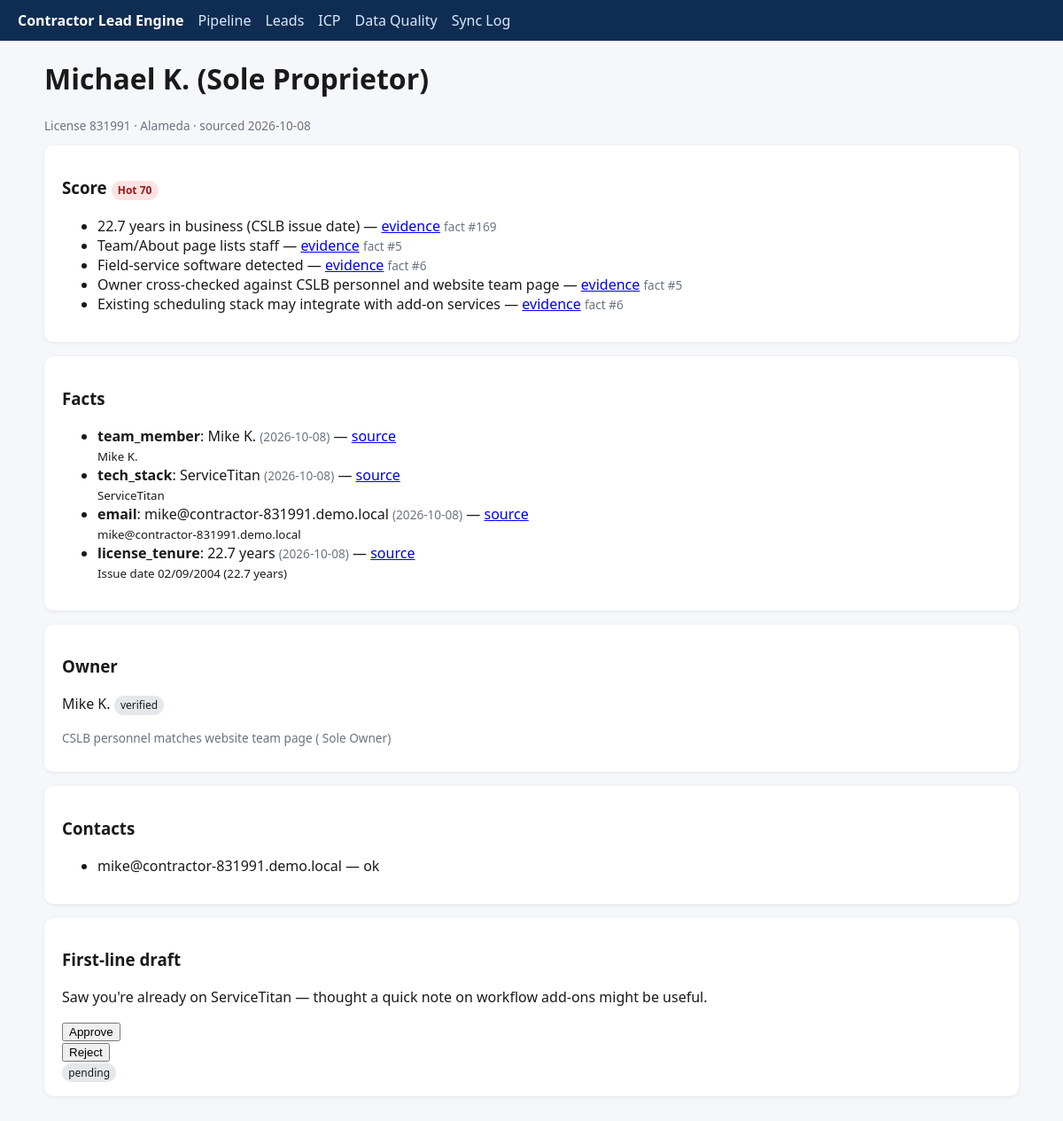
Page /leads/3 on the committed database.
### app/db/models.py (models this page shows)
class Company(Base):
    __tablename__ = "companies"
    id: Mapped[int] = mapped_column(Integer, primary_key=True)
    license_number: Mapped[str] = mapped_column(String(32), unique=True, index=True)
    business_name: Mapped[str] = mapped_column(String(512))
    business_type: Mapped[str | None] = mapped_column(String(128))
    address: Mapped[str | None] = mapped_column(String(512))
    city: Mapped[str | None] = mapped_column(String(128))
    state: Mapped[str | None] = mapped_column(String(8))
    zip_code: Mapped[str | None] = mapped_column(String(16))
    county: Mapped[str | None] = mapped_column(String(64), index=True)
    phone_raw: Mapped[str | None] = mapped_column(String(64))
    phone_e164: Mapped[str | None] = mapped_column(String(32), index=True)
    phone_type: Mapped[str | None] = mapped_column(String(32))
    domain: Mapped[str | None] = mapped_column(String(255), index=True)
    website_url: Mapped[str | None] = mapped_column(String(512))
    classifications: Mapped[str | None] = mapped_column(String(128))
    license_status: Mapped[str | None] = mapped_column(String(64))
    issue_date: Mapped[str | None] = mapped_column(String(32))
    expiration_date: Mapped[str | None] = mapped_column(String(32))
    years_in_business: Mapped[float | None] = mapped_column(Float)
    source_url: Mapped[str] = mapped_column(String(512))
    sourced_at: Mapped[str] = mapped_column(String(32))
    merge_cluster_id: Mapped[int | None] = mapped_column(Integer, index=True)
    is_primary_in_cluster: Mapped[bool] = mapped_column(Boolean, default=True)
    pipeline_stage: Mapped[str | None] = mapped_column(String(64))
    excluded_reason: Mapped[str | None] = mapped_column(String(256))
    suppressed: Mapped[bool] = mapped_column(Boolean, default=False)
    suppression_reason: Mapped[str | None] = mapped_column(String(256))
    owner_name: Mapped[str | None] = mapped_column(String(256))
    owner_status: Mapped[str | None] = mapped_column(String(32))
    owner_evidence: Mapped[str | None] = mapped_column(Text)
    mock_site_slug: Mapped[str | None] = mapped_column(String(128))
    synthetic: Mapped[bool] = mapped_column(Boolean, default=False)
    people: Mapped[list["Person"]] = relationship(back_populates="company")
    contacts: Mapped[list["Contact"]] = relationship(back_populates="company")
    facts: Mapped[list["Fact"]] = relationship(back_populates="company")
    signals: Mapped[list["Signal"]] = relationship(back_populates="company")
    scores: Mapped[list["Score"]] = relationship(back_populates="company")
    drafts: Mapped[list["Draft"]] = relationship(back_populates="company")

class Score(Base):
    __tablename__ = "scores"
    id: Mapped[int] = mapped_column(Integer, primary_key=True)
    company_id: Mapped[int] = mapped_column(ForeignKey("companies.id"), index=True)
    icp_version: Mapped[str] = mapped_column(String(64))
    score: Mapped[int] = mapped_column(Integer)
    tier: Mapped[str] = mapped_column(String(16), index=True)
    reasons_json: Mapped[list[dict[str, Any]]] = mapped_column(JSON, default=list)
    created_at: Mapped[str] = mapped_column(String(32))
    company: Mapped[Company] = relationship(back_populates="scores")

class Fact(Base):
    __tablename__ = "facts"
    id: Mapped[int] = mapped_column(Integer, primary_key=True)
    company_id: Mapped[int] = mapped_column(ForeignKey("companies.id"), index=True)
    kind: Mapped[str] = mapped_column(String(64), index=True)
    value: Mapped[str] = mapped_column(Text)
    evidence_url: Mapped[str] = mapped_column(String(512))
    snippet: Mapped[str] = mapped_column(Text)
    observed_at: Mapped[str] = mapped_column(String(32))
    company: Mapped[Company] = relationship(back_populates="facts")

class Contact(Base):
    __tablename__ = "contacts"
    id: Mapped[int] = mapped_column(Integer, primary_key=True)
    company_id: Mapped[int] = mapped_column(ForeignKey("companies.id"), index=True)
    contact_type: Mapped[str] = mapped_column(String(16))
    value: Mapped[str] = mapped_column(String(256), index=True)
    status: Mapped[str] = mapped_column(String(32), default="unknown")
    is_guessed: Mapped[bool] = mapped_column(Boolean, default=False)
    is_role_based: Mapped[bool] = mapped_column(Boolean, default=False)
    verifier: Mapped[str | None] = mapped_column(String(64))
    verified_at: Mapped[str | None] = mapped_column(String(32))
    source_url: Mapped[str] = mapped_column(String(512))
    sourced_at: Mapped[str] = mapped_column(String(32))
    company: Mapped[Company] = relationship(back_populates="contacts")

class Draft(Base):
    __tablename__ = "drafts"
    id: Mapped[int] = mapped_column(Integer, primary_key=True)
    company_id: Mapped[int] = mapped_column(ForeignKey("companies.id"), index=True)
    first_line: Mapped[str] = mapped_column(Text)
    snippet: Mapped[str | None] = mapped_column(Text)
    fact_id: Mapped[int | None] = mapped_column(Integer)
    status: Mapped[str] = mapped_column(String(32), default="pending")
    company: Mapped[Company] = relationship(back_populates="drafts")

### app/web/routes.py (the view)
@router.get("/leads/{company_id}", response_class=HTMLResponse)
def lead_detail(company_id: int, request: Request, db: Session = Depends(get_db)):
    company = (
        db.query(Company)
        .options(
            joinedload(Company.facts),
            joinedload(Company.contacts),
            joinedload(Company.signals),
            joinedload(Company.scores),
            joinedload(Company.drafts),
            joinedload(Company.people),
        )
        .filter(Company.id == company_id)
        .first()
    )
    if not company:
        return PlainTextResponse("Not found", status_code=404)
    sc = company.scores[-1] if company.scores else None
    draft = company.drafts[0] if company.drafts else None
    pub = _public_company(company)
    draft_pub = pub.drafts[0] if pub.drafts else None
    return render("lead_detail.html", request=request, company=pub, score=sc, draft=draft_pub)

### app/web/templates/lead_detail.html (shortened to what this page needs)
{% extends "base.html" %}
{% block content %}
<h1>{{ company.business_name }}</h1>
<p class="muted">License {{ company.license_number }} · {{ company.county }} · sourced {{ company.sourced_at }}</p>
<div class="card">
  <h3>Score {% if score %}<span class="badge {{ score.tier }}">{{ score.tier }} {{ score.score }}</span>{% endif %}</h3>
  <ul>
  {% for reason in (score.reasons_json if score else []) %}
    <li>{{ reason.text }} — <a href="{{ reason.evidence_url }}" target="_blank">evidence</a> <span class="muted">fact #{{ reason.fact_id }}</span></li>
  {% endfor %}
  </ul>
</div>
<div class="card">
  <h3>Facts</h3>
  <ul>
  {% for fact in company.facts %}
    <li><strong>{{ fact.kind }}</strong>: {{ fact.value }} <span class="muted">({{ fact.observed_at }})</span> — <a href="{{ fact.evidence_url }}">source</a><br><small>{{ fact.snippet }}</small></li>
  {% endfor %}
  </ul>
</div>
<div class="card">
  <h3>Owner</h3>
  <p>{{ company.owner_name or '—' }} <span class="badge">{{ company.owner_status }}</span></p>
  <p class="muted">{{ company.owner_evidence }}</p>
</div>
<div class="card">
  <h3>Contacts</h3>
  <ul>
  {% for c in company.contacts %}
    <li>{{ c.value }} — {{ c.status }}{% if c.is_guessed %} (guessed){% endif %}{% if c.is_role_based %} (role){% endif %}</li>
  {% endfor %}
  </ul>
</div>
{% if draft %}
<div class="card">
  <h3>First-line draft</h3>
  <p>{{ draft.first_line }}</p>
  <form hx-post="/leads/{{ company.id }}/draft" hx-target="#draft-status">
    <button type="submit">Approve</button>
  </form>
  <form hx-post="/leads/{{ company.id }}/draft" hx-target="#draft-status">
    <button type="submit">Reject</button>
  </form>
  <div id="draft-status"><span class="badge">{{ draft.status }}</span></div>
</div>
{% endif %}
{% endblock %}

### app/web/templates/base.html (style rules this page uses)
:root { font-family: system-ui, sans-serif; color: #1a1a1a; }
body { margin: 0; background: #f6f7fb; }
.card { background: #fff; border-radius: 10px; padding: 1rem 1.25rem; box-shadow: 0 1px 4px rgba(0,0,0,.08); margin-bottom: 1rem; }
.badge { display: inline-block; padding: .15rem .45rem; border-radius: 999px; font-size: .75rem; background: #e5e7eb; }
.Hot { background: #fee2e2; color: #991b1b; }
.muted { color: #6b7280; font-size: .85rem; }

### rows in the picture
Company: business_name "Michael K. (Sole Proprietor)", license_number "831991", county "Alameda", sourced_at "2026-10-08", owner_name "Mike K.", owner_status "verified", owner_evidence "CSLB personnel matches website team page ( Sole Owner)"
Score: tier "Hot", score "70"
Fact: kind "team_member", value "Mike K.", observed_at "2026-10-08", snippet "Mike K."
Fact: kind "tech_stack", value "ServiceTitan", observed_at "2026-10-08", snippet "ServiceTitan"
Fact: kind "email", value "mike@contractor-831991.demo.local", observed_at "2026-10-08", snippet "mike@contractor-831991.demo.local"
Fact: kind "license_tenure", value "22.7 years", observed_at "2026-10-08", snippet "Issue date 02/09/2004 (22.7 years)"
Contact: value "mike@contractor-831991.demo.local", status "ok"
Draft: first_line "Saw you're already on ServiceTitan — thought a quick note on workflow add-ons might be useful.", status "pending"

### other values in the picture
{{ reason.text }} "22.7 years in business (CSLB issue date)" "Team/About page lists staff" "Field-service software detected" "Owner cross-checked against CSLB personnel and website team page" "Existing scheduling stack may integrate with add-on services"
{{ reason.fact_id }} "169" "5" "6" "5" "6"
